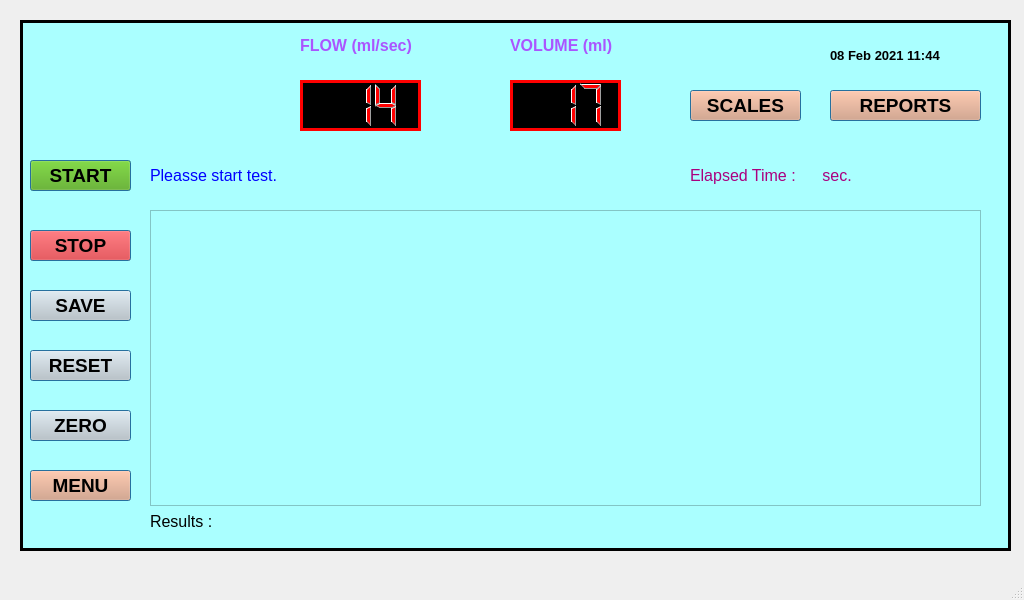
<?xml version="1.0" encoding="UTF-8"?>
<ui version="4.0">
 <class>MainWindow</class>
 <widget class="QMainWindow" name="MainWindow">
  <property name="geometry">
   <rect>
    <x>0</x>
    <y>0</y>
    <width>1024</width>
    <height>600</height>
   </rect>
  </property>
  <property name="windowTitle">
   <string>MainWindow</string>
  </property>
  <widget class="QWidget" name="centralwidget">
   <widget class="QFrame" name="frame">
    <property name="geometry">
     <rect>
      <x>20</x>
      <y>20</y>
      <width>991</width>
      <height>531</height>
     </rect>
    </property>
    <property name="font">
     <font>
      <pointsize>12</pointsize>
     </font>
    </property>
    <property name="autoFillBackground">
     <bool>false</bool>
    </property>
    <property name="styleSheet">
     <string notr="true">background-color: rgb(170, 255, 255);</string>
    </property>
    <property name="frameShape">
     <enum>QFrame::Box</enum>
    </property>
    <property name="frameShadow">
     <enum>QFrame::Plain</enum>
    </property>
    <property name="lineWidth">
     <number>3</number>
    </property>
    <widget class="QPushButton" name="pushButton">
     <property name="geometry">
      <rect>
       <x>10</x>
       <y>10</y>
       <width>251</width>
       <height>131</height>
      </rect>
     </property>
     <property name="text">
      <string/>
     </property>
     <property name="icon">
      <iconset>
       <normaloff>../../URmini/images/ARK LOGO.jpg</normaloff>../../URmini/images/ARK LOGO.jpg</iconset>
     </property>
     <property name="iconSize">
      <size>
       <width>200</width>
       <height>400</height>
      </size>
     </property>
     <property name="autoDefault">
      <bool>false</bool>
     </property>
     <property name="default">
      <bool>false</bool>
     </property>
     <property name="flat">
      <bool>true</bool>
     </property>
    </widget>
    <widget class="QLabel" name="label">
     <property name="geometry">
      <rect>
       <x>810</x>
       <y>20</y>
       <width>121</width>
       <height>31</height>
      </rect>
     </property>
     <property name="font">
      <font>
       <family>Arial</family>
       <pointsize>10</pointsize>
       <weight>75</weight>
       <bold>true</bold>
      </font>
     </property>
     <property name="text">
      <string>08 Feb 2021 11:44</string>
     </property>
    </widget>
    <widget class="QLCDNumber" name="lcdNumber">
     <property name="geometry">
      <rect>
       <x>280</x>
       <y>60</y>
       <width>121</width>
       <height>51</height>
      </rect>
     </property>
     <property name="font">
      <font>
       <family>Arial</family>
       <pointsize>14</pointsize>
       <weight>75</weight>
       <bold>true</bold>
      </font>
     </property>
     <property name="styleSheet">
      <string notr="true">background-color: rgb(0, 0, 0);
color: rgb(255, 0, 0);</string>
     </property>
     <property name="frameShadow">
      <enum>QFrame::Plain</enum>
     </property>
     <property name="lineWidth">
      <number>3</number>
     </property>
     <property name="digitCount">
      <number>3</number>
     </property>
     <property name="value" stdset="0">
      <double>14.000000000000000</double>
     </property>
    </widget>
    <widget class="QLCDNumber" name="lcdNumber_2">
     <property name="geometry">
      <rect>
       <x>490</x>
       <y>60</y>
       <width>111</width>
       <height>51</height>
      </rect>
     </property>
     <property name="font">
      <font>
       <family>Arial</family>
       <pointsize>20</pointsize>
       <weight>75</weight>
       <bold>true</bold>
      </font>
     </property>
     <property name="styleSheet">
      <string notr="true">background-color: rgb(0, 0, 0);
color: rgb(255, 0, 0);</string>
     </property>
     <property name="frameShadow">
      <enum>QFrame::Plain</enum>
     </property>
     <property name="lineWidth">
      <number>3</number>
     </property>
     <property name="digitCount">
      <number>3</number>
     </property>
     <property name="value" stdset="0">
      <double>17.000000000000000</double>
     </property>
    </widget>
    <widget class="QPushButton" name="pushButton_2">
     <property name="geometry">
      <rect>
       <x>10</x>
       <y>140</y>
       <width>101</width>
       <height>31</height>
      </rect>
     </property>
     <property name="font">
      <font>
       <family>Arial</family>
       <pointsize>14</pointsize>
       <weight>75</weight>
       <bold>true</bold>
      </font>
     </property>
     <property name="styleSheet">
      <string notr="true">background-color: rgb(85, 170, 0);</string>
     </property>
     <property name="text">
      <string>START</string>
     </property>
     <property name="autoDefault">
      <bool>true</bool>
     </property>
     <property name="default">
      <bool>true</bool>
     </property>
     <property name="flat">
      <bool>false</bool>
     </property>
    </widget>
    <widget class="QPushButton" name="pushButton_3">
     <property name="geometry">
      <rect>
       <x>10</x>
       <y>210</y>
       <width>101</width>
       <height>31</height>
      </rect>
     </property>
     <property name="font">
      <font>
       <family>Arial</family>
       <pointsize>14</pointsize>
       <weight>75</weight>
       <bold>true</bold>
      </font>
     </property>
     <property name="styleSheet">
      <string notr="true">background-color: rgb(252, 0, 0);</string>
     </property>
     <property name="text">
      <string>STOP</string>
     </property>
     <property name="autoDefault">
      <bool>true</bool>
     </property>
     <property name="default">
      <bool>true</bool>
     </property>
     <property name="flat">
      <bool>false</bool>
     </property>
    </widget>
    <widget class="QPushButton" name="pushButton_4">
     <property name="geometry">
      <rect>
       <x>10</x>
       <y>270</y>
       <width>101</width>
       <height>31</height>
      </rect>
     </property>
     <property name="font">
      <font>
       <family>Arial</family>
       <pointsize>14</pointsize>
       <weight>75</weight>
       <bold>true</bold>
      </font>
     </property>
     <property name="styleSheet">
      <string notr="true">background-color: rgb(203, 203, 203);</string>
     </property>
     <property name="text">
      <string>SAVE</string>
     </property>
     <property name="autoDefault">
      <bool>true</bool>
     </property>
     <property name="default">
      <bool>true</bool>
     </property>
     <property name="flat">
      <bool>false</bool>
     </property>
    </widget>
    <widget class="QPushButton" name="pushButton_5">
     <property name="geometry">
      <rect>
       <x>10</x>
       <y>330</y>
       <width>101</width>
       <height>31</height>
      </rect>
     </property>
     <property name="font">
      <font>
       <family>Arial</family>
       <pointsize>14</pointsize>
       <weight>75</weight>
       <bold>true</bold>
      </font>
     </property>
     <property name="styleSheet">
      <string notr="true">background-color: rgb(203, 203, 203);</string>
     </property>
     <property name="text">
      <string>RESET</string>
     </property>
     <property name="autoDefault">
      <bool>true</bool>
     </property>
     <property name="default">
      <bool>true</bool>
     </property>
     <property name="flat">
      <bool>false</bool>
     </property>
    </widget>
    <widget class="QPushButton" name="pushButton_6">
     <property name="geometry">
      <rect>
       <x>10</x>
       <y>450</y>
       <width>101</width>
       <height>31</height>
      </rect>
     </property>
     <property name="font">
      <font>
       <family>Arial</family>
       <pointsize>14</pointsize>
       <weight>75</weight>
       <bold>true</bold>
      </font>
     </property>
     <property name="styleSheet">
      <string notr="true">background-color: rgb(231, 154, 115);</string>
     </property>
     <property name="text">
      <string>MENU</string>
     </property>
     <property name="autoDefault">
      <bool>true</bool>
     </property>
     <property name="default">
      <bool>true</bool>
     </property>
     <property name="flat">
      <bool>false</bool>
     </property>
    </widget>
    <widget class="QLabel" name="label_3">
     <property name="geometry">
      <rect>
       <x>280</x>
       <y>10</y>
       <width>141</width>
       <height>31</height>
      </rect>
     </property>
     <property name="font">
      <font>
       <family>Arial</family>
       <pointsize>12</pointsize>
       <weight>75</weight>
       <bold>true</bold>
      </font>
     </property>
     <property name="styleSheet">
      <string notr="true">color: rgb(170, 85, 255);</string>
     </property>
     <property name="text">
      <string>FLOW (ml/sec)</string>
     </property>
    </widget>
    <widget class="QLabel" name="label_4">
     <property name="geometry">
      <rect>
       <x>490</x>
       <y>10</y>
       <width>131</width>
       <height>31</height>
      </rect>
     </property>
     <property name="font">
      <font>
       <family>Arial</family>
       <pointsize>12</pointsize>
       <weight>75</weight>
       <bold>true</bold>
      </font>
     </property>
     <property name="styleSheet">
      <string notr="true">color: rgb(170, 85, 255);</string>
     </property>
     <property name="text">
      <string>VOLUME (ml)</string>
     </property>
    </widget>
    <widget class="QPushButton" name="pushButton_7">
     <property name="geometry">
      <rect>
       <x>10</x>
       <y>390</y>
       <width>101</width>
       <height>31</height>
      </rect>
     </property>
     <property name="font">
      <font>
       <family>Arial</family>
       <pointsize>14</pointsize>
       <weight>75</weight>
       <bold>true</bold>
      </font>
     </property>
     <property name="styleSheet">
      <string notr="true">background-color: rgb(203, 203, 203);</string>
     </property>
     <property name="text">
      <string>ZERO</string>
     </property>
     <property name="autoDefault">
      <bool>true</bool>
     </property>
     <property name="default">
      <bool>true</bool>
     </property>
     <property name="flat">
      <bool>false</bool>
     </property>
    </widget>
    <widget class="QLabel" name="label_5">
     <property name="geometry">
      <rect>
       <x>130</x>
       <y>140</y>
       <width>501</width>
       <height>31</height>
      </rect>
     </property>
     <property name="font">
      <font>
       <family>Arial</family>
       <pointsize>12</pointsize>
      </font>
     </property>
     <property name="styleSheet">
      <string notr="true">color: rgb(0, 0, 255);</string>
     </property>
     <property name="text">
      <string>Pleasse start test.</string>
     </property>
    </widget>
    <widget class="QLabel" name="label_6">
     <property name="geometry">
      <rect>
       <x>670</x>
       <y>140</y>
       <width>281</width>
       <height>31</height>
      </rect>
     </property>
     <property name="font">
      <font>
       <family>Arial</family>
       <pointsize>12</pointsize>
      </font>
     </property>
     <property name="styleSheet">
      <string notr="true">color: rgb(170, 0, 127);</string>
     </property>
     <property name="text">
      <string>Elapsed Time :      sec.</string>
     </property>
    </widget>
    <widget class="QPushButton" name="pushButton_8">
     <property name="geometry">
      <rect>
       <x>810</x>
       <y>70</y>
       <width>151</width>
       <height>31</height>
      </rect>
     </property>
     <property name="font">
      <font>
       <family>Arial</family>
       <pointsize>14</pointsize>
       <weight>75</weight>
       <bold>true</bold>
      </font>
     </property>
     <property name="styleSheet">
      <string notr="true">background-color: rgb(231, 154, 115);</string>
     </property>
     <property name="text">
      <string>REPORTS</string>
     </property>
     <property name="autoDefault">
      <bool>true</bool>
     </property>
     <property name="default">
      <bool>true</bool>
     </property>
     <property name="flat">
      <bool>false</bool>
     </property>
    </widget>
    <widget class="QPushButton" name="pushButton_9">
     <property name="geometry">
      <rect>
       <x>670</x>
       <y>70</y>
       <width>111</width>
       <height>31</height>
      </rect>
     </property>
     <property name="font">
      <font>
       <family>Arial</family>
       <pointsize>14</pointsize>
       <weight>75</weight>
       <bold>true</bold>
      </font>
     </property>
     <property name="styleSheet">
      <string notr="true">background-color: rgb(231, 154, 115);</string>
     </property>
     <property name="text">
      <string>SCALES</string>
     </property>
     <property name="autoDefault">
      <bool>true</bool>
     </property>
     <property name="default">
      <bool>true</bool>
     </property>
     <property name="flat">
      <bool>false</bool>
     </property>
    </widget>
    <widget class="QWidget" name="">
     <property name="geometry">
      <rect>
       <x>130</x>
       <y>190</y>
       <width>831</width>
       <height>321</height>
      </rect>
     </property>
     <layout class="QGridLayout" name="gridLayout">
      <item row="0" column="0">
       <widget class="QGraphicsView" name="graphicsView"/>
      </item>
      <item row="1" column="0">
       <widget class="QLabel" name="label_2">
        <property name="font">
         <font>
          <family>Arial</family>
          <pointsize>12</pointsize>
         </font>
        </property>
        <property name="text">
         <string>Results :</string>
        </property>
       </widget>
      </item>
     </layout>
    </widget>
   </widget>
  </widget>
  <widget class="QMenuBar" name="menubar">
   <property name="geometry">
    <rect>
     <x>0</x>
     <y>0</y>
     <width>1024</width>
     <height>21</height>
    </rect>
   </property>
  </widget>
  <widget class="QStatusBar" name="statusbar"/>
 </widget>
 <resources/>
 <connections/>
</ui>
